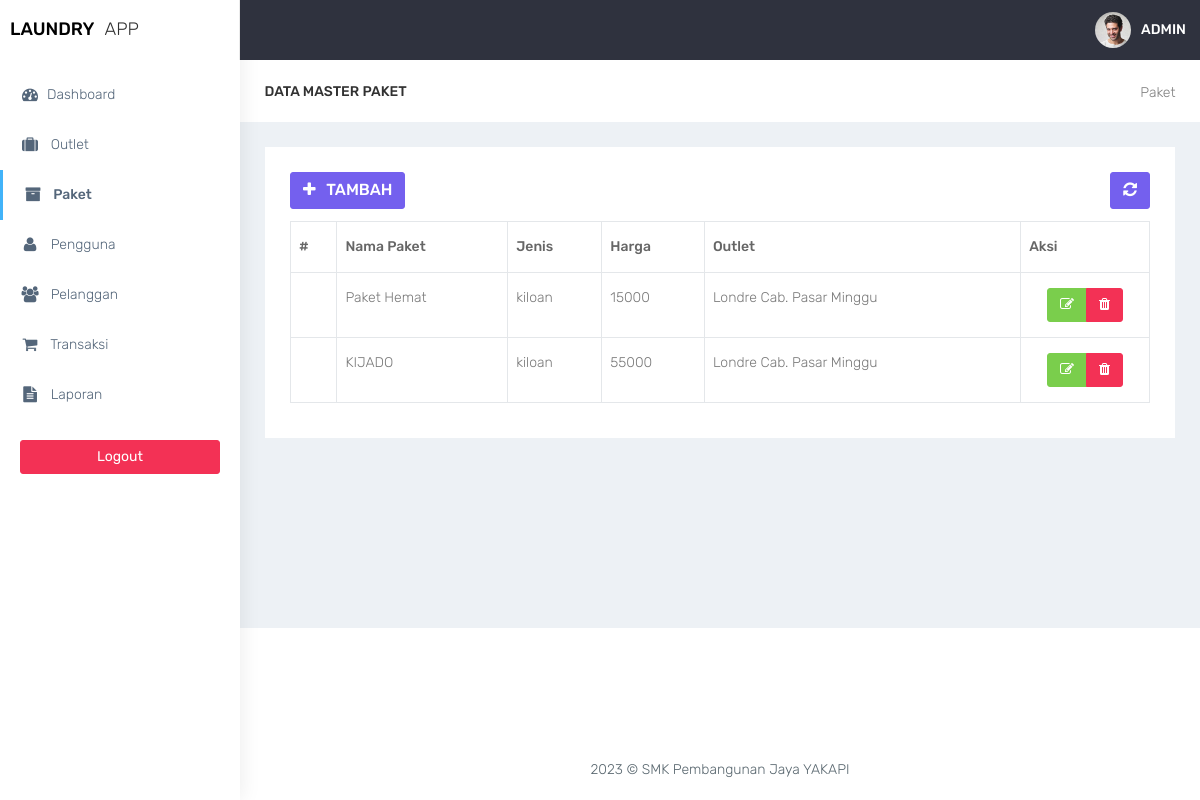
/admin/paket.php (signed in), run on the app's committed database.
### tables this page shows
CREATE TABLE `paket` (
  `id_paket` int(11) NOT NULL,
  `jenis_paket` enum('kiloan','selimut','bedcover','kaos','lain') DEFAULT NULL,
  `nama_paket` varchar(100) DEFAULT NULL,
  `harga` int(11) DEFAULT NULL,
  `outlet_id` int(11) DEFAULT NULL
);

CREATE TABLE `outlet` (
  `id_outlet` int(11) NOT NULL,
  `nama_outlet` varchar(100) DEFAULT NULL,
  `alamat_outlet` text DEFAULT NULL,
  `telp_outlet` varchar(15) DEFAULT NULL
);

### admin/functions.php (called while the page is built, shortened)
<?php
function ambildata($conn, $query) {
    $data = mysqli_query($conn, $query);
    if (mysqli_num_rows($data) > 0) {
        while($row = mysqli_fetch_assoc($data)) {
            $hasil[] = $row;
        }
        return $hasil;
    }
}
?>

### admin/paket.php (the view, shortened to what this page needs)
<?php
require 'functions.php';
$query = "SELECT outlet.nama_outlet , paket.* FROM paket LEFT JOIN outlet on paket.outlet_id = outlet.id_outlet";
$data = ambildata($conn,$query)
?>
<!DOCTYPE html>
<html lang="en">
<head>
    <link href="../assets/bootstrap/dist/css/bootstrap.min.css" rel="stylesheet">
    <link href="../assets/plugins/bower_components/sidebar-nav/dist/sidebar-nav.min.css" rel="stylesheet">
    <link href="../assets/plugins/bower_components/toast-master/css/jquery.toast.css" rel="stylesheet">
    <link href="../assets/plugins/bower_components/morrisjs/morris.css" rel="stylesheet">
    <link href="../assets/plugins/bower_components/chartist-js/dist/chartist.min.css" rel="stylesheet">
    <link href="../assets/plugins/bower_components/chartist-plugin-tooltip-master/dist/chartist-plugin-tooltip.css" rel="stylesheet">
    <link href="../assets/css/animate.css" rel="stylesheet">
    <link href="../assets/css/style.css" rel="stylesheet">
    <link href="../assets/css/colors/default.css" id="theme" rel="stylesheet">
    <link rel="stylesheet" type="text/css" href="../assets/DataTables/datatables.min.css"/>
</head>
<body class="fix-header">
    <div id="wrapper">
        <nav class="navbar navbar-default navbar-static-top m-b-0">
            <div class="navbar-header">
                <div class="top-left-part">
                    <a class="logo" href="index.php">
                        <b style="color:black">
                            LAUNDRY
                        </b>
                        <span class="hidden-xs text-dark">
                            APP
                        </span>
                    </a>
                </div>
                <ul class="nav navbar-top-links navbar-right pull-right">
                    <li>
                        <a class="profile-pic" href="#"> <img src="../assets/plugins/images/users/varun.jpg" alt="user-img" width="36" class="img-circle"><b class="hidden-xs">ADMIN</b></a>
                    </li>
                </ul>
            </div>
        </nav>
        <div class="navbar-default sidebar" role="navigation">
            <div class="sidebar-nav slimscrollsidebar">
                <div class="sidebar-head">
                    <h3><span class="fa-fw open-close"><i class="ti-close ti-menu"></i></span> <span class="hide-menu">Navigation</span></h3>
                </div>
                <ul class="nav" id="side-menu">
                    <li style="padding: 70px 0 0;">
                        <a href="index.php" class="waves-effect "><i class="fa fa-tachometer fa-fw" aria-hidden="true"></i>Dashboard</a>
                    </li>
                    <li>
                        <a href="outlet.php" class="waves-effect "><i class="fa fa-suitcase fa-fw" aria-hidden="true"></i> Outlet</a>
                    </li>
                    <li>
                        <a href="paket.php" class="waves-effect active"><i class="fa fa-archive fa-fw" aria-hidden="true"></i> Paket</a>
                    </li>
                    <li>
                        <a href="pengguna.php" class="waves-effect "><i class="fa fa-user fa-fw" aria-hidden="true"></i> Pengguna</a>
                    </li>
                    <li>
                        <a href="pelanggan.php" class="waves-effect "><i class="fa fa-users fa-fw" aria-hidden="true"></i> Pelanggan</a>
                    </li>
                    <li>
                        <a href="transaksi.php" class="waves-effect"><i class="fa fa-shopping-cart fa-fw" aria-hidden="true"></i> Transaksi</a>
                    </li>
                    <li>
                        <a href="laporan.php" class="waves-effect "><i class="fa fa-file-text fa-fw" aria-hidden="true"></i> Laporan</a>
                    </li>
                </ul>
                <div class="center p-20">
                     <a href="logout.php" class="btn btn-danger btn-block waves-effect waves-light">Logout</a>
                 </div>
            </div>
        </div>
        <div id="page-wrapper">
<div class="container-fluid">
    <div class="row bg-title">
        <div class="col-lg-3 col-md-4 col-sm-4 col-xs-12">
            <h4 class="page-title">Data Master paket</h4> </div>
        <div class="col-lg-9 col-sm-8 col-md-8 col-xs-12">
            <ol class="breadcrumb">
                <li><a href="#">Paket</a></li>
            </ol>
        </div>
    </div>
    <div class="row">
        <div class="col-md-12 col-lg-12 col-sm-12 col-xs-12">
            <div class="white-box">
                <div class="row">
                    <div class="col-md-6">
                        <a href="paket_tambah.php" class="btn btn-primary box-title"><i class="fa fa-plus fa-fw"></i> Tambah</a>
                    </div>
                    <div class="col-md-6 text-right">
                        <button id="btn-refresh" class="btn btn-primary box-title text-right" title="Refresh Data"><i class="fa fa-refresh" id="ic-refresh"></i></button>
                    </div>
                </div>
                <div class="table-responsive">
                    <table class="table table-bordered thead-dark" id="table">
                        <thead class="thead-dark">
                            <tr>
                                <th>#</th>
                                <th>Nama Paket</th>
                                <th>Jenis</th>
                                <th>Harga</th>
                                <th>Outlet</th>
                                <th width="15%">Aksi</th>
                            </tr>
                        </thead>
                        <tbody>
                        <?php $no=1; foreach($data as $paket): ?>
                                <tr>
                                    <td></td>
                                    <td><?= htmlspecialchars($paket['nama_paket']); ?></td>
                                    <td><?= htmlspecialchars($paket['jenis_paket']); ?></td>
                                    <td><?= htmlspecialchars($paket['harga']); ?></td>
                                    <td><?= htmlspecialchars($paket['nama_outlet']); ?></td>
                                    <td align="center">
                                    <div class="btn-group" role="group" aria-label="Basic example">
                                    <a href="paket_edit.php?id=<?= htmlspecialchars($paket['id_paket']);?>" data-toggle="tooltip" data-placement="bottom" title="Edit" class="btn btn-success"><i class="fa fa-edit"></i></a>
                                    <a href="paket_hapus.php?id=<?= htmlspecialchars($paket['id_paket']);?>" onclick="return confirm('Yakin hapus data?');"  data-toggle="tooltip" data-placement="bottom" title="Hapus" class="btn btn-danger"><i class="fa fa-trash"></i></a>
                                    </td>
                                </tr>
                            <?php endforeach; ?>
                                                    </tbody>
                    </table>
                </div>
            </div>
        </div>
    </div>
</div>
<footer class="footer text-center"> 2023 &copy; SMK Pembangunan Jaya YAKAPI </footer>
        </div>
    </div>
    <br />
</body>
</html>

### assets/css/colors/default.css (style rules this page uses)
body { background: #fff; }
.top-left-part { background: #fff; }
.navbar-header { background: #2f323e; }
.navbar-top-links > li > a { color: #ffffff; }
.sidebar .sidebar-head { background: #ffffff; }
.sidebar .sidebar-head h3 { color: #686868; }
.sidebar { background: #fff; box-shadow: 1px 0px 20px rgba(0, 0, 0, 0.08); }
#side-menu li a { color: #54667a; }
#side-menu li a { color: #54667a; border-left: 0px solid #fff; }
#side-menu > li > a { border-left: 3px solid transperant; }
#side-menu > li > a.active { background: transperant; color: #54667a; border-left: 3px solid #41b3f9; font-weight: 500; }

### data on the page
paket: nama_paket "Paket Hemat", jenis_paket "kiloan", harga "15000", outlet.nama_outlet "Londre Cab. Pasar Minggu"
paket: nama_paket "KIJADO", jenis_paket "kiloan", harga "55000", outlet.nama_outlet "Londre Cab. Pasar Minggu"
